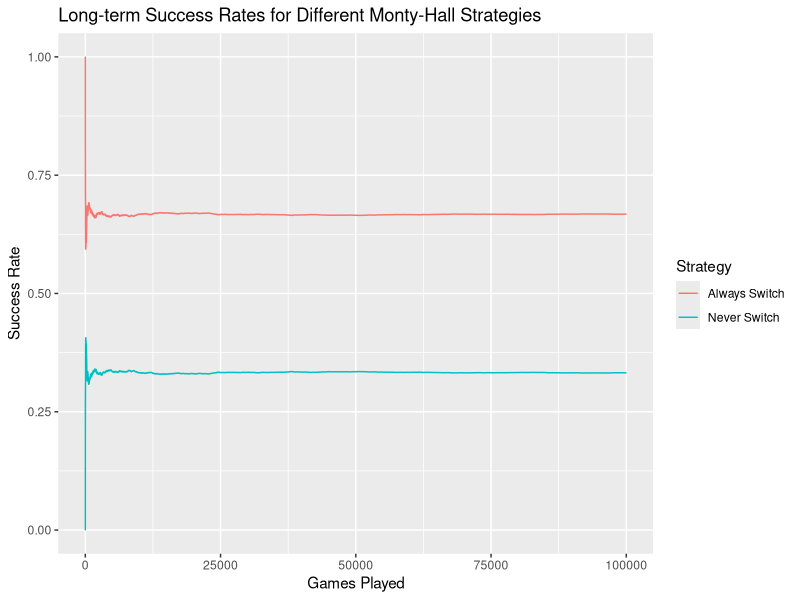
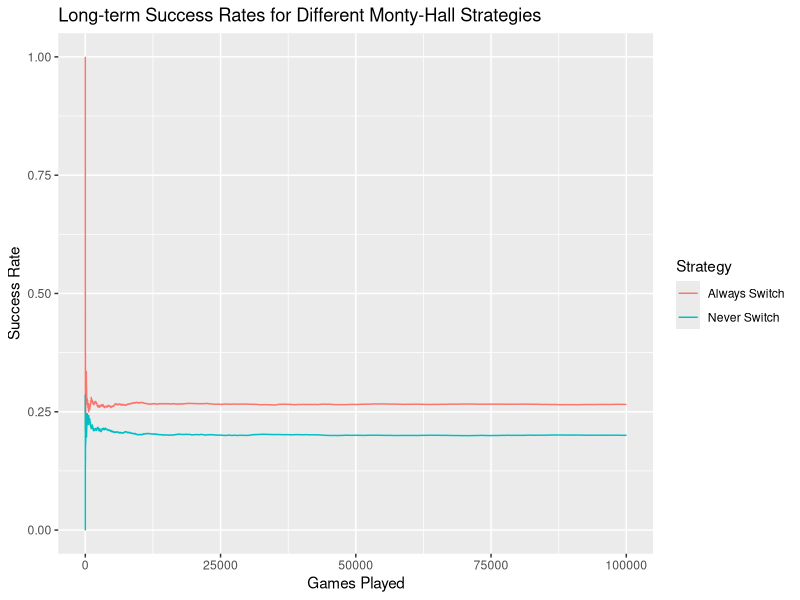
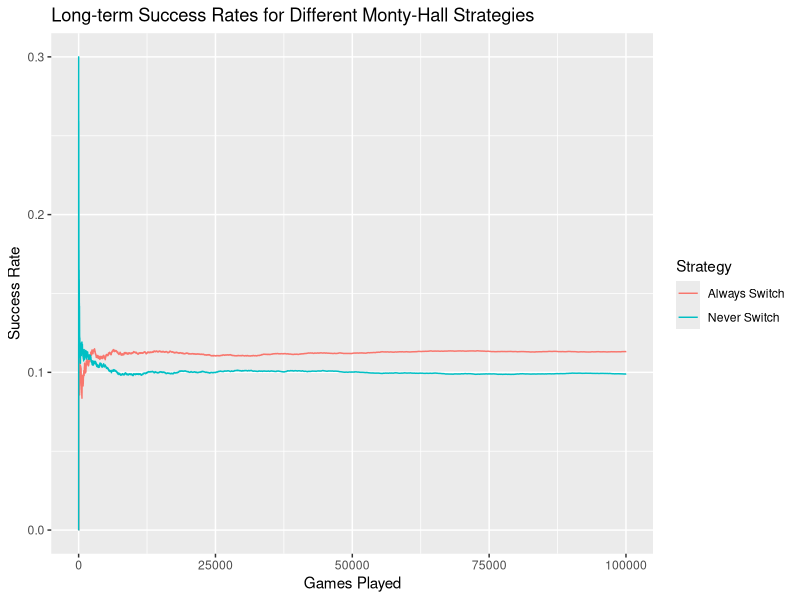

Recreate these plots in R, in order.
## ---- chunk 1
library(tidyverse)
knitr::opts_chunk$set(echo = TRUE)
## ---- chunk 2

montyHallSim <- function( numSims = 10000, numCurtains = 3) {

  firstStrategyWins = 0
  secondStrategyWins = 0
  firstStrategy <- rep(0, numSims)
  secondStrategy <- rep(0, numSims)
  
  for (i in 1:numSims) { 
    
    curtains = seq(1, numCurtains)
    
    prize = sample(curtains, 1, replace = TRUE)
    guess = sample(curtains, 1, replace = TRUE)
  
    montyOptions = curtains[ (curtains != prize) & (curtains != guess) ]
    if ( length(montyOptions) == 1 ) {
      montyChoice = montyOptions
    }
    else {
      montyChoice = sample(x = montyOptions, size = 1)
    }
    
    if ( numCurtains == 3) {
      secondStratChoice = curtains[ (curtains != montyChoice) &  
                                          (curtains != guess) ]
    }
    else {
      secondStratChoice = sample(curtains[ (curtains != montyChoice) &  
                                          (curtains != guess) ], 1)
    }
    
    if (prize == guess) {
      firstStrategyWins = firstStrategyWins + 1
    }
    firstStrategy[i] = firstStrategyWins/i
      
    if (prize == secondStratChoice) {
      secondStrategyWins = secondStrategyWins + 1
    }
    secondStrategy[i] = secondStrategyWins/i

  }
  
  
  df <- data.frame( gamesPlayed = rep(seq(1, numSims), 2), 
                    successRate = c(firstStrategy, secondStrategy),
                    Strategy = c(rep("Never Switch", numSims), 
                                 rep('Always Switch', numSims) ))
  
  p <- 
    ggplot(df, aes(x = gamesPlayed, y = successRate, color = Strategy)) + 
    geom_line() + 
    xlab('Games Played') + 
    ylab('Success Rate') + 
    ggtitle("Long-term Success Rates for Different Monty-Hall Strategies")

  print(p)
    
    print(paste("Predicted long-term success rate for first strategy:", 1/numCurtains ))
  print(paste("Simulated long-term success rate for first strategy:", df$successRate[numSims]) )
  
  print(paste("Predicted long-term success rate for second strategy:", (1/numCurtains) * (numCurtains-1)/(numCurtains-2) ) )
  print(paste("Simulated long-term success rate for second strategy:", df$successRate[2*numSims]) )

}
## ---- chunk 3

set.seed(1)
montyHallSim(100000, 3)

## ---- chunk 4

set.seed(1)
montyHallSim(100000, 5)

## ---- chunk 5

set.seed(1)
montyHallSim(100000, 10)

